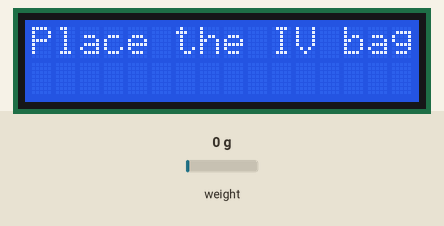
Bench run of a sketch on a simulated Arduino Uno, built with avr-gcc and run on an emulated ATmega328P. Shown: 16×2 character LCD. The test bench sets the inputs (shaded band); at power-on: weight on the scale 0 g. What the sketch prints to the serial monitor is not drawn.

Above: at 4.2 s.
At 6.3 s:
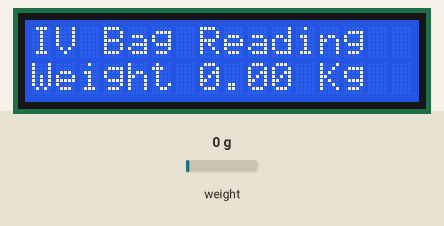
6.4 s: weight on the scale set to 100 g
At 8.6 s:
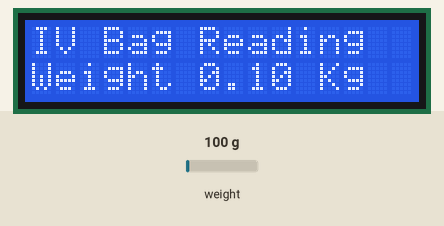
9.3 s: weight on the scale set to 1250 g
At 11.7 s:
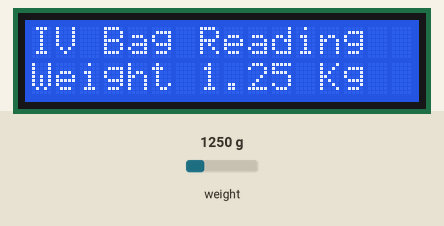
12.2 s: weight on the scale set to 2500 g
At 13.6 s:
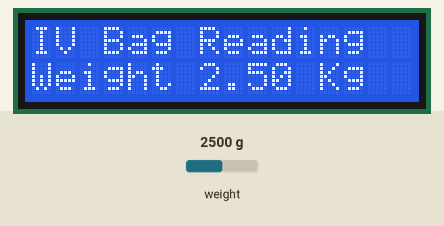
Timing chart, 0 to 15.2 s (numbered marks = the images above; inputs shaded):
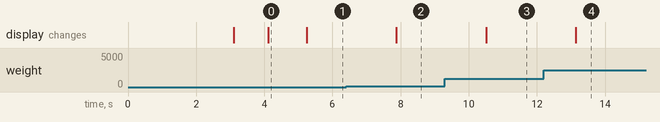

The sketch:

IV-bag.ino
```cpp
#include "HX711.h"
#include <LiquidCrystal_I2C.h>
LiquidCrystal_I2C lcd(0x3F,16,2);

HX711 scale(3, 2); //HX711 scale(6, 5);

float calibration_factor = -196590;
float units;
float ounces;

void setup()
{
  lcd.init();
  lcd.clear();
  lcd.backlight();
  Serial.begin(9600);
  lcd.setCursor(0,0);
  lcd.print("Remove Weights...");
  delay(2000);
  //Serial.println("HX711 weighing");
  scale.set_scale(calibration_factor);
  scale.tare();

  lcd.clear();
  lcd.setCursor(0,0);
  lcd.print("Tare Done!");
  delay(1000);
  lcd.clear();
  lcd.setCursor(0,0);
  lcd.print("Place the IV bag");
  delay(1000);

}

void loop()
{

  //Serial.print("Reading:");
  units = scale.get_units(),10;
  if (units < 0)
  {
    units = 0.00;
  }
 // ounces = units * 0.035274;
  lcd.clear();
  lcd.setCursor(0,0);
  lcd.print("IV Bag Reading");
  lcd.setCursor(0,1);
  lcd.print("Weight");
  lcd.setCursor(7,1);
  lcd.print(units);
  Serial.println(units);
  lcd.setCursor(12,1);
  lcd.print("Kg");
  //Serial.println(" grams");
  delay(2500);
}
```

Measured:
- after the input at 6.4 s, the display: changes after 1.5 s (image 2)
- after the input at 9.3 s, the display: changes after 1.2 s (image 3)
- after the input at 12.2 s, the display: changes after 0.94 s (image 4)
- what the display in image 0 shows lasts 1.1 s, from 4.1 s to 5.2 s
